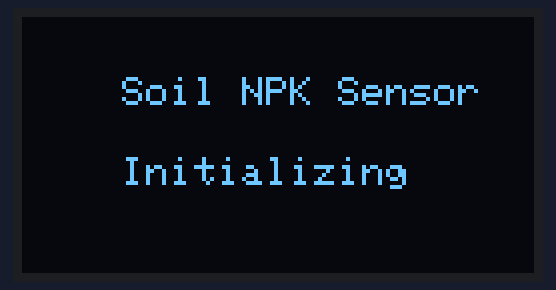
The sketch below on a simulated Arduino Uno, built for the host (arithmetic inside an expression is 32-bit, double 64-bit). Parts: 128×64 one-colour display. What the sketch prints to the serial monitor is not drawn.

Above: at 0.6 s.
At 4.7 s:
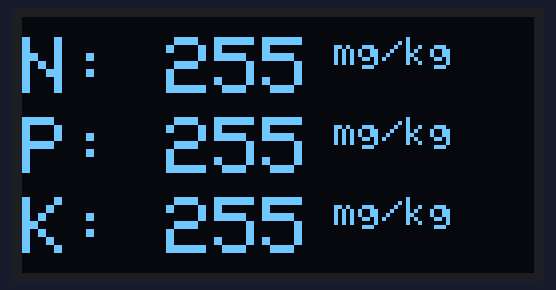

The sketch:

web.ino
```cpp
/*
 * https://www.circuitschools.com/
 * Interfacing Soil NPK Sensor with Arduino for measuring
 * Nitrogen, Phosphorus, and Potassium nutrients
 */

#include <AltSoftSerial.h>
#include <Adafruit_GFX.h>
#include <Adafruit_SSD1306.h>
#include<Wire.h>
#define SCREEN_WIDTH 128    // OLED display width, in pixels
#define SCREEN_HEIGHT 64    // OLED display height, in pixels
#define OLED_RESET -1       // Reset pin # (or -1 if sharing Arduino reset pin)
Adafruit_SSD1306 display(SCREEN_WIDTH, SCREEN_HEIGHT, &Wire, OLED_RESET);

// RO to pin 8 & DI to pin 9 when using AltSoftSerial
#define RE 6
#define DE 7

const byte nitro[] = {0x01, 0x03, 0x00, 0x1e, 0x00, 0x01, 0xe4, 0x0c};
const byte phos[] = {0x01, 0x03, 0x00, 0x1f, 0x00, 0x01, 0xb5, 0xcc};
const byte pota[] = {0x01, 0x03, 0x00, 0x20, 0x00, 0x01, 0x85, 0xc0};

byte values[11];
AltSoftSerial mod;

void setup() {
  Serial.begin(9600);
  mod.begin(9600);
  pinMode(RE, OUTPUT);
  pinMode(DE, OUTPUT);

  // put RS-485 into receive mode
  digitalWrite(DE, LOW);
  digitalWrite(RE, LOW);

  //Initializing and Configuring OLED display
  display.begin(SSD1306_SWITCHCAPVCC, 0x3C); //initialize with the I2C addr 0x3C (128x64)
  delay(500);
  display.clearDisplay();
  display.setCursor(25, 15);
  display.setTextSize(1);
  display.setTextColor(WHITE);
  display.println("Soil NPK Sensor");
  display.setCursor(25, 35);
  display.setTextSize(1);
  display.print("Initializing");
  display.display();
  delay(3000);
}

void loop() {
  byte val1, val2, val3;

  val1 = nitrogen();
  Serial.print(val1);
    Serial.print(",");
  delay(250);

  val2 = phosphorous();
  Serial.print(val2);
  Serial.print(",");

  delay(250);

  val3 = potassium();
  Serial.print(val3);
  Serial.println();


display.clearDisplay();


  display.setTextSize(2);
  display.setCursor(0, 5);
  display.print("N: ");
  display.print(val1);
  display.setTextSize(1);
  display.print(" mg/kg");

  display.setTextSize(2);
  display.setCursor(0, 25);
  display.print("P: ");
  display.print(val2);
  display.setTextSize(1);
  display.print(" mg/kg");

  display.setTextSize(2);
  display.setCursor(0, 45);
  display.print("K: ");
  display.print(val3);
  display.setTextSize(1);
  display.print(" mg/kg");

  display.display();
  delay(3000);
}

byte nitrogen() {
  // clear the receive buffer
  mod.flushInput();

  // switch RS-485 to transmit mode
  digitalWrite(DE, HIGH);
  digitalWrite(RE, HIGH);
  delay(1);

  // write out the message
  for (uint8_t i = 0; i < sizeof(nitro); i++ ) mod.write( nitro[i] );

  // wait for the transmission to complete
  mod.flush();

  // switching RS485 to receive mode
  digitalWrite(DE, LOW);
  digitalWrite(RE, LOW);

  // delay to allow response bytes to be received!
  delay(200);

  // read in the received bytes
  for (byte i = 0; i < 7; i++) {
    values[i] = mod.read();
  //  Serial.print(values[i], HEX);
  //  Serial.print(' ');
  }
  return values[4];
}

byte phosphorous() {
  mod.flushInput();
  digitalWrite(DE, HIGH);
  digitalWrite(RE, HIGH);
  delay(1);
  for (uint8_t i = 0; i < sizeof(phos); i++ ) mod.write( phos[i] );
  mod.flush();
  digitalWrite(DE, LOW);
  digitalWrite(RE, LOW);
// delay to allow response bytes to be received!
  delay(200);
  for (byte i = 0; i < 7; i++) {
    values[i] = mod.read();
   // Serial.print(values[i], HEX);
   // Serial.print(' ');
  }
  return values[4];
}

byte potassium() {
  mod.flushInput();
  digitalWrite(DE, HIGH);
  digitalWrite(RE, HIGH);
  delay(1);
  for (uint8_t i = 0; i < sizeof(pota); i++ ) mod.write( pota[i] );
  mod.flush();
  digitalWrite(DE, LOW);
  digitalWrite(RE, LOW);
// delay to allow response bytes to be received!
  delay(200);
  for (byte i = 0; i < 7; i++) {
    values[i] = mod.read();
    //Serial.print(values[i], HEX);
   //Serial.print(' ');
  }
  return values[4];
}
```

Measured:
- what the display in image 0 shows lasts 4.1 s, from 0.6 s to 4.7 s
